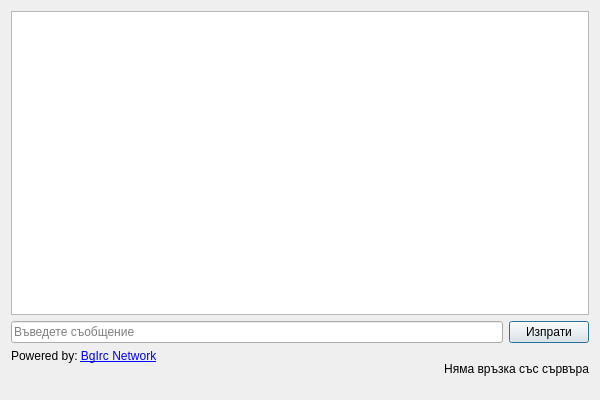
<?xml version="1.0" encoding="UTF-8"?>
<ui version="4.0">
 <class>ChatDialogClass</class>
 <widget class="QDialog" name="ChatDialogClass">
  <property name="geometry">
   <rect>
    <x>0</x>
    <y>0</y>
    <width>600</width>
    <height>400</height>
   </rect>
  </property>
  <property name="windowTitle">
   <string>ChatDialog</string>
  </property>
  <layout class="QVBoxLayout" name="verticalLayout">
   <item>
    <widget class="QTextEdit" name="textEdit">
     <property name="readOnly">
      <bool>true</bool>
     </property>
    </widget>
   </item>
   <item>
    <layout class="QHBoxLayout" name="horizontalLayout">
     <item>
      <widget class="QLineEdit" name="lineEdit">
       <property name="placeholderText">
        <string>Въведете съобщение</string>
       </property>
      </widget>
     </item>
     <item>
      <widget class="QPushButton" name="sendButton">
       <property name="text">
        <string>Изпрати</string>
       </property>
       <property name="default">
        <bool>true</bool>
       </property>
      </widget>
     </item>
    </layout>
   </item>
   <item>
    <layout class="QHBoxLayout" name="horizontalLayout_2">
     <property name="bottomMargin">
      <number>0</number>
     </property>
     <item>
      <widget class="QLabel" name="label">
       <property name="sizePolicy">
        <sizepolicy hsizetype="Preferred" vsizetype="Preferred">
         <horstretch>0</horstretch>
         <verstretch>0</verstretch>
        </sizepolicy>
       </property>
       <property name="text">
        <string>Powered by: &lt;a href=&quot;https://bgirc.com/&quot;&gt;&lt;span style=&quot; text-decoration: underline; color:#0000ff;&quot;&gt;BgIrc Network&lt;/span&gt;&lt;/a&gt;&lt;/p&gt;&lt;p align=&quot;center&quot;&gt;</string>
       </property>
       <property name="textFormat">
        <enum>Qt::MarkdownText</enum>
       </property>
       <property name="openExternalLinks">
        <bool>true</bool>
       </property>
      </widget>
     </item>
     <item>
      <widget class="QLabel" name="countLabel">
       <property name="text">
        <string>Няма връзка със сървъра</string>
       </property>
       <property name="alignment">
        <set>Qt::AlignRight|Qt::AlignTrailing|Qt::AlignVCenter</set>
       </property>
      </widget>
     </item>
    </layout>
   </item>
  </layout>
 </widget>
 <layoutdefault spacing="6" margin="11"/>
 <resources/>
 <connections/>
</ui>
